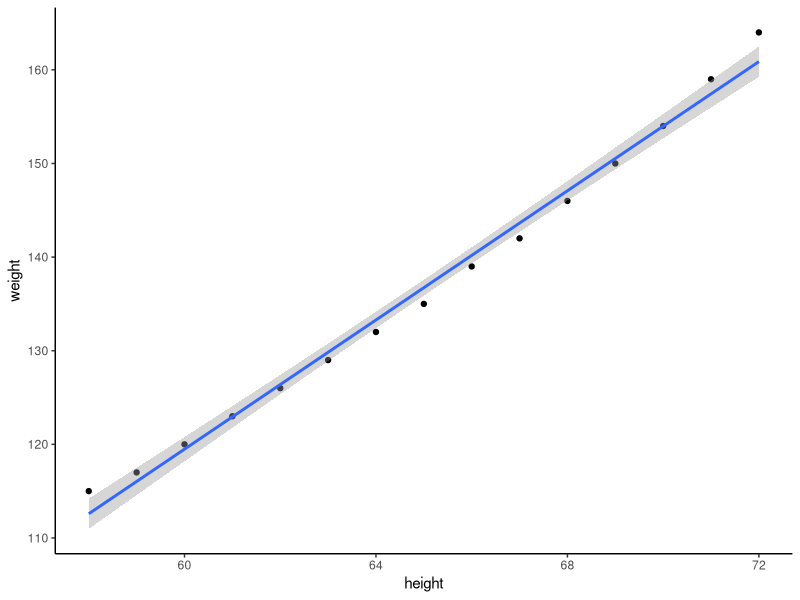
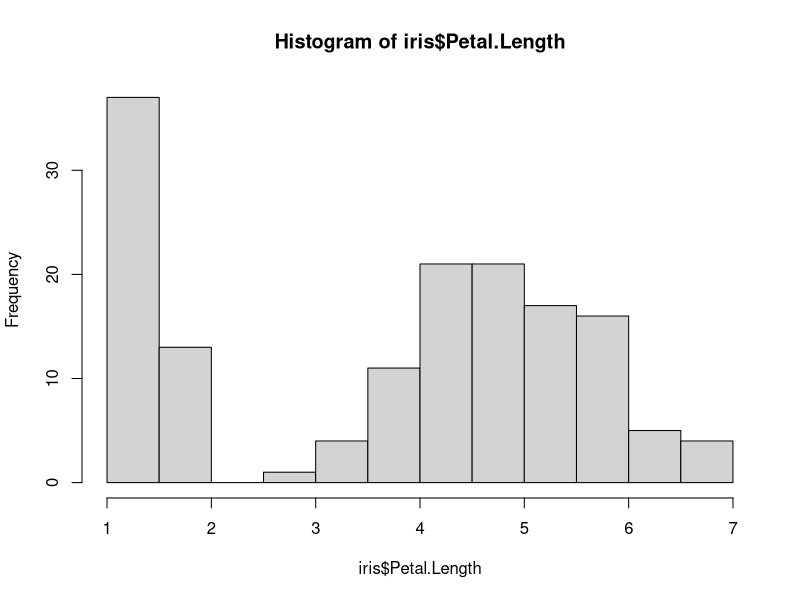
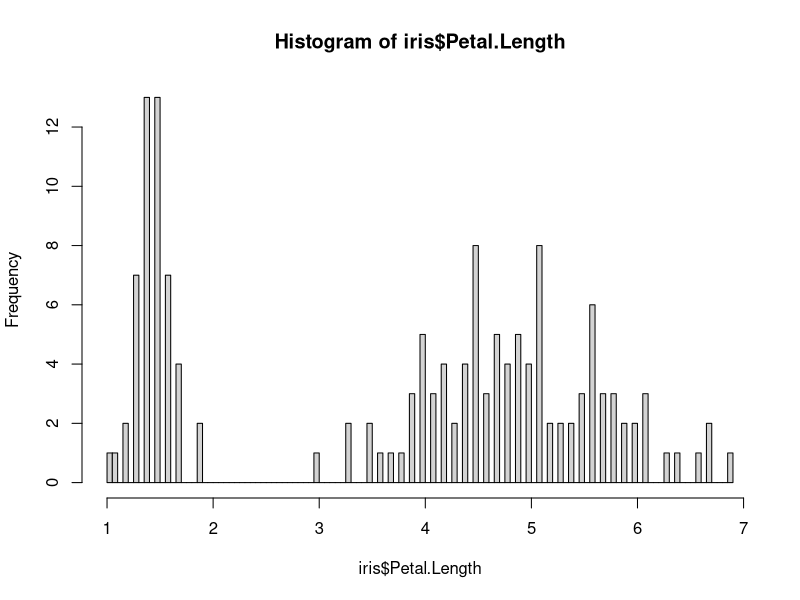

Generate these figures, in order, with R:
## ---- chunk 1
4+5
## ---- chunk 2
3^3
## ---- chunk 3
library(ggplot2)
ggplot2::ggplot(data = women) + 
  geom_point(mapping = aes(x = height, y = weight)) + geom_smooth(method = lm, aes(x = height, y = weight)) + theme_classic() 
## ---- chunk 4
sum(women$weight > 140) / length(women$weight)
## ---- chunk 5
hist(iris$Petal.Length)
## ---- chunk 6
hist(iris$Petal.Length, breaks = 100)
